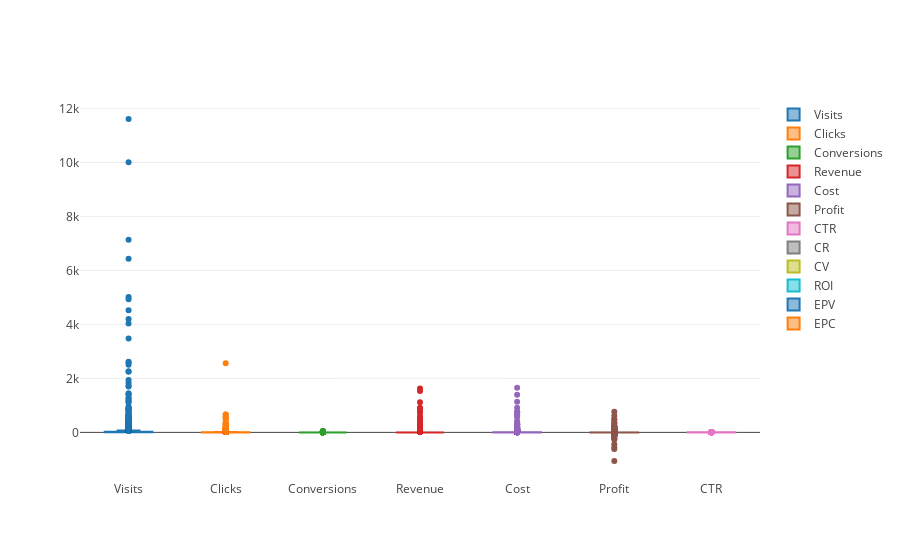

This figure's notebook cell:
### Code cell
init_notebook_mode(connected=True)


data = []


for col in all_cols[1:]:
    data.append(go.Box(
        y=df[col].tolist(),
        name = col,
    ))

iplot(data)

### Figure 1 — Plotly figure (JSON) as saved in the notebook; plotly's stock layout.template omitted (floating-point values rounded to 4 significant figures; data arrays with more than 128 entries replaced by an {"elided": "..."} marker saying what was removed)
{"data": [{"name": "Visits", "type": "box", "y": {"elided": "3054 int values"}}, {"name": "Clicks", "type": "box", "y": {"elided": "3054 int values"}}, {"name": "Conversions", "type": "box", "y": {"elided": "3054 int values"}}, {"name": "Revenue", "type": "box", "y": {"elided": "3054 int values"}}, {"name": "Cost", "type": "box", "y": {"elided": "3054 str values"}}, {"name": "Profit", "type": "box", "y": {"elided": "3054 str values"}}, {"name": "CTR", "type": "box", "y": {"elided": "3054 float values"}}, {"name": "CR", "type": "box", "y": {"elided": "3054 null values"}}, {"name": "CV", "type": "box", "y": {"elided": "3054 null values"}}, {"name": "ROI", "type": "box", "y": {"elided": "3054 null values"}}, {"name": "EPV", "type": "box", "y": {"elided": "3054 null values"}}, {"name": "EPC", "type": "box", "y": {"elided": "3054 null values"}}], "layout": {}}
